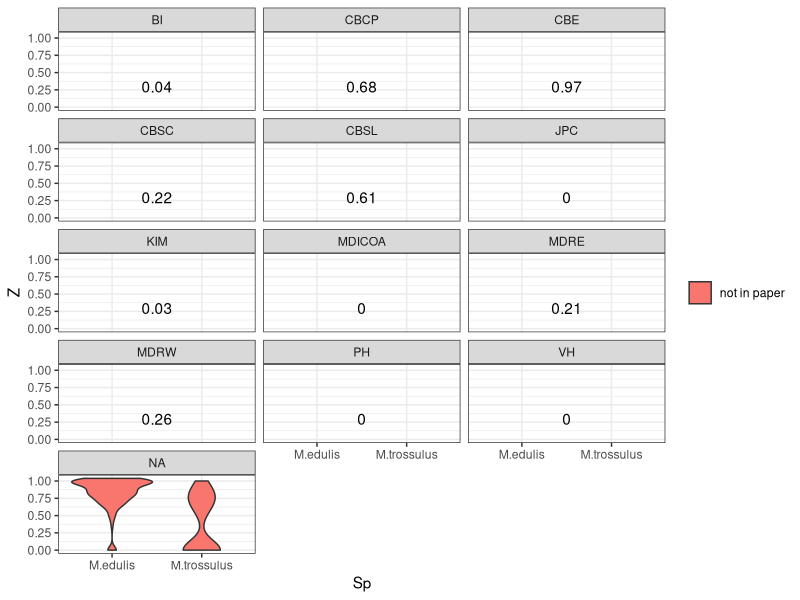
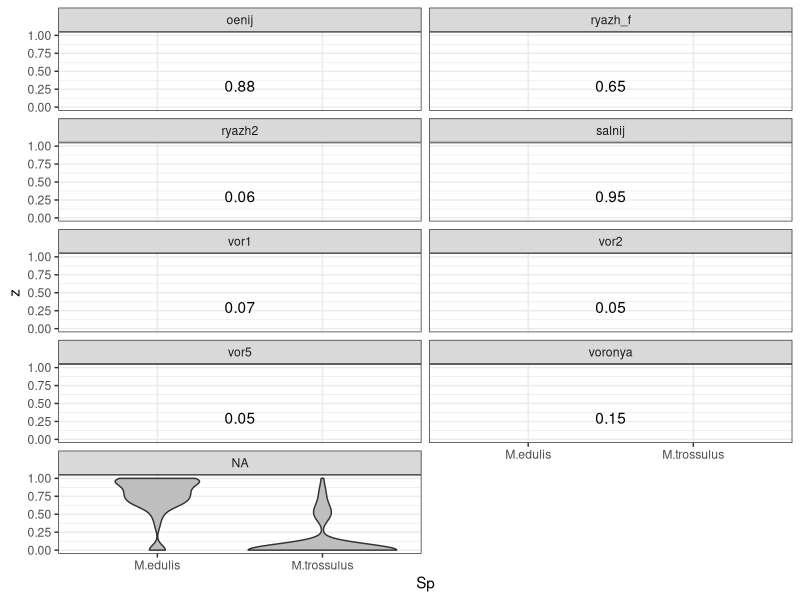

Source code (R) for these figures, in order:
library(ggplot2)
library(dplyr)

sara_Z <- read.table("Data/Z_index_measurement_and_Sara_genetic_data.csv", sep = ",", header = T)
# Z <- read.table("Data/Z_index_measurement_of_Sara_data.csv", sep = ",", header = T)
# 
# Z$sample_ID[!unique(as.character(Z$sample_ID)) %in% unique(as.character(sara$sample_ID))]
# 
# 
# 
# sara_Z <- merge(sara, Z)
# 
# sara_Z[is.na(as.numeric(as.character(sara_Z$trossulus))), ]

# write.table(sara_Z, "Z_index_measurement_and_Sara_genetic_data.csv", sep = ",", row.names = F)

sara_Z$Sp <- ifelse(sara_Z$trossulus > 0.5, "M.trossulus", "M.edulis")

prop_tros <- sara_Z %>% group_by(pop_ID) %>% summarise(Ptros = mean(trossulus > 0.5))

prop_tros2 <- prop_tros[order(prop_tros$Ptros),] 

prop_tros2$order <- 1:nrow(prop_tros)



sara_Z %>% group_by(Sp, MorphotypE) %>% summarise(Prop = n())


sara_Z$Z <- with(sara_Z, a/l)

sara_Z2 <- merge(sara_Z, prop_tros)

sara_Z2$ind <- ifelse(sara_Z2$MorphotypE == "T",  1, 0)

sara_Z2$pop_ID <- factor(sara_Z2$pop_ID, levels = levels(sara_Z2$pop_ID)[order(prop_tros$Ptros)] )

levels(sara_Z2$pop_ID)[order(prop_tros$Ptros)]

included_in_paper <- c("BI", "PH", "VH", "CBE", "MDRE", "MDRW", "CBSC", "CBCP")

sara_Z2$In_Paper <- ifelse(sara_Z2$pop_ID %in% included_in_paper, "in paper", "not in paper")


# Распределение Z индекса в данных Сары

ggplot(sara_Z2, aes(y = Z, x = Sp)) + geom_violin(aes(fill = In_Paper)) + facet_wrap( ~ pop_ID, ncol = 3) + theme_bw() + theme(legend.title = element_blank()) + geom_text(data = prop_tros, aes(x = 1.5, y = 0.3, label = round(Ptros, 2) ) )





# ДАнные по Белому морю

myt_white <- read.table("Data/GDS_for_astred.csv", sep = ";", header = T)

myt_white$Sp <- ifelse(myt_white$structure > 0.5, "M.trossulus", "M.edulis")

prop_tros_white <- myt_white %>% group_by(population) %>% summarise(Ptros = mean(Sp == "M.trossulus")) 


myt_white$population <- factor(myt_white$population, levels = levels(myt_white$population)[order(prop_tros_white$Ptros)])

ggplot(myt_white, aes(y = z, x = Sp)) + geom_violin(fill = "gray") + theme_bw() + theme(legend.title = element_blank()) + facet_wrap(~population, ncol = 2) + ylim(0,1) + geom_text(data = prop_tros_white, aes(x = 1.5, y = 0.3, label = round(Ptros, 2) ) )
